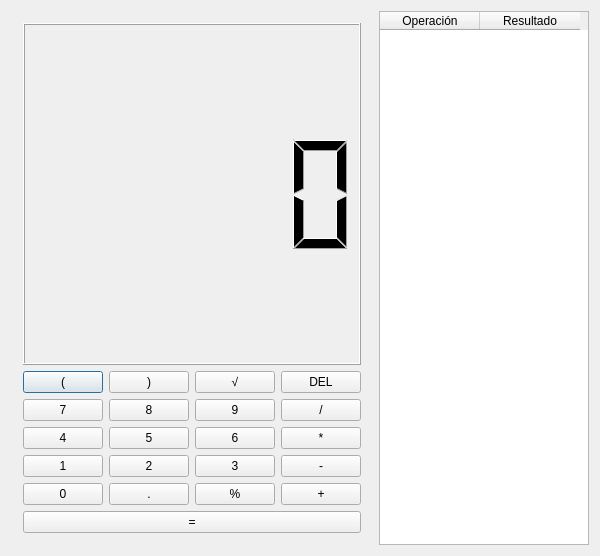
<?xml version="1.0" encoding="UTF-8"?>
<ui version="4.0">
 <class>Calculadora</class>
 <widget class="QDialog" name="Calculadora">
  <property name="enabled">
   <bool>true</bool>
  </property>
  <property name="geometry">
   <rect>
    <x>0</x>
    <y>0</y>
    <width>600</width>
    <height>556</height>
   </rect>
  </property>
  <property name="minimumSize">
   <size>
    <width>600</width>
    <height>556</height>
   </size>
  </property>
  <property name="windowTitle">
   <string>Calculadora</string>
  </property>
  <layout class="QHBoxLayout" name="horizontalLayout">
   <item>
    <layout class="QVBoxLayout" name="ColumnaPrincipalApp">
     <property name="spacing">
      <number>6</number>
     </property>
     <property name="sizeConstraint">
      <enum>QLayout::SetDefaultConstraint</enum>
     </property>
     <property name="leftMargin">
      <number>12</number>
     </property>
     <property name="topMargin">
      <number>12</number>
     </property>
     <property name="rightMargin">
      <number>12</number>
     </property>
     <property name="bottomMargin">
      <number>12</number>
     </property>
     <item>
      <widget class="QLCDNumber" name="lcdNumber">
       <property name="segmentStyle">
        <enum>QLCDNumber::Filled</enum>
       </property>
       <property name="sizePolicy">
        <sizepolicy hsizetype="Expanding" vsizetype="Preferred">
         <horstretch>0</horstretch>
         <verstretch>1</verstretch>
        </sizepolicy>
       </property>
      </widget>
     </item>
     <item>
      <layout class="QGridLayout" name="Botones">
       <item row="0" column="0">
        <widget class="QPushButton" name="botonParentesisIzq">
         <property name="text">
          <string>(</string>
         </property>
        </widget>
       </item>
       <item row="0" column="1">
        <widget class="QPushButton" name="botonParentesisDer">
         <property name="text">
          <string>)</string>
         </property>
        </widget>
       </item>
       <item row="0" column="2">
        <widget class="QPushButton" name="botonRaiz">
         <property name="text">
          <string>√</string>
         </property>
        </widget>
       </item>
       <item row="0" column="3">
        <widget class="QPushButton" name="botonEliminar">
         <property name="text">
          <string>DEL</string>
         </property>
        </widget>
       </item>
       <item row="1" column="0">
        <widget class="QPushButton" name="boton7">
         <property name="text">
          <string>7</string>
         </property>
        </widget>
       </item>
       <item row="1" column="1">
        <widget class="QPushButton" name="boton8">
         <property name="text">
          <string>8</string>
         </property>
        </widget>
       </item>
       <item row="1" column="2">
        <widget class="QPushButton" name="boton9">
         <property name="text">
          <string>9</string>
         </property>
        </widget>
       </item>
       <item row="1" column="3">
        <widget class="QPushButton" name="botonD">
         <property name="text">
          <string>/</string>
         </property>
        </widget>
       </item>
       <item row="2" column="0">
        <widget class="QPushButton" name="boton4">
         <property name="text">
          <string>4</string>
         </property>
        </widget>
       </item>
       <item row="2" column="1">
        <widget class="QPushButton" name="boton5">
         <property name="text">
          <string>5</string>
         </property>
        </widget>
       </item>
       <item row="2" column="2">
        <widget class="QPushButton" name="boton6">
         <property name="text">
          <string>6</string>
         </property>
        </widget>
       </item>
       <item row="2" column="3">
        <widget class="QPushButton" name="botonM">
         <property name="text">
          <string>*</string>
         </property>
        </widget>
       </item>
       <item row="3" column="0">
        <widget class="QPushButton" name="boton1">
         <property name="text">
          <string>1</string>
         </property>
        </widget>
       </item>
       <item row="3" column="1">
        <widget class="QPushButton" name="boton2">
         <property name="text">
          <string>2</string>
         </property>
        </widget>
       </item>
       <item row="3" column="2">
        <widget class="QPushButton" name="boton3">
         <property name="text">
          <string>3</string>
         </property>
        </widget>
       </item>
       <item row="3" column="3">
        <widget class="QPushButton" name="botonR">
         <property name="text">
          <string>-</string>
         </property>
        </widget>
       </item>
       <item row="4" column="0">
        <widget class="QPushButton" name="boton0">
         <property name="text">
          <string>0</string>
         </property>
        </widget>
       </item>
       <item row="4" column="1">
        <widget class="QPushButton" name="botonComa">
         <property name="text">
          <string>.</string>
         </property>
        </widget>
       </item>
       <item row="4" column="2">
        <widget class="QPushButton" name="botonPorcentaje">
         <property name="text">
          <string>%</string>
         </property>
        </widget>
       </item>
       <item row="4" column="3">
        <widget class="QPushButton" name="botonS">
         <property name="text">
          <string>+</string>
         </property>
        </widget>
       </item>
       <item row="5" column="0" colspan="4">
        <widget class="QPushButton" name="BotonIgual">
         <property name="text">
          <string>=</string>
         </property>
        </widget>
       </item>
      </layout>
     </item>
    </layout>
   </item>
   <item>
    <widget class="QTableWidget" name="tablaOperaciones">
     <property name="sizePolicy">
      <sizepolicy hsizetype="Expanding" vsizetype="Expanding">
       <horstretch>0</horstretch>
       <verstretch>0</verstretch>
      </sizepolicy>
     </property>
     <column>
      <property name="text">
       <string>Operación</string>
      </property>
     </column>
     <column>
      <property name="text">
       <string>Resultado</string>
      </property>
     </column>
    </widget>
   </item>
  </layout>
 </widget>
 <resources/>
 <connections/>
</ui>
